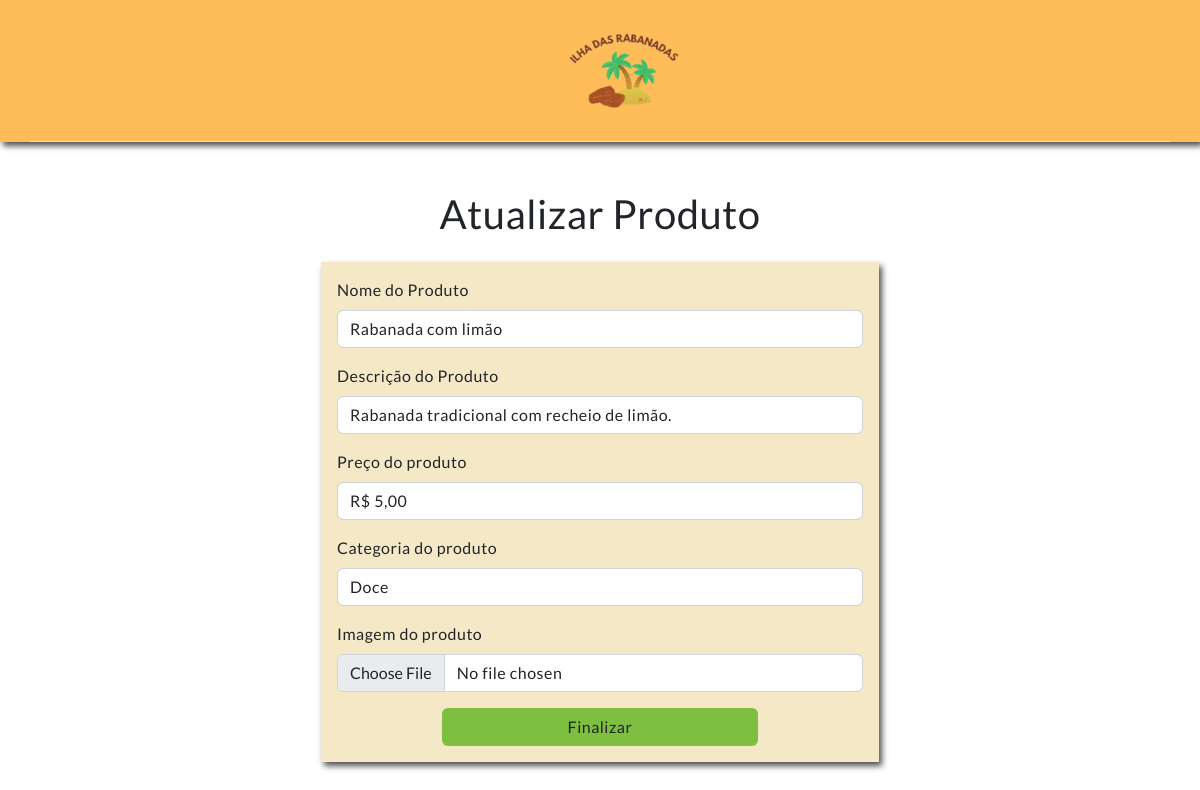
/adm/atualizarproduto?id=227 (signed in), run on the app's committed database.
### tables this page shows
CREATE TABLE `produto` (
  `nomeProduto` varchar(100) DEFAULT NULL,
  `preco` varchar(20) DEFAULT NULL,
  `descricao` text DEFAULT NULL,
  `imagem` varchar(100) DEFAULT NULL,
  `idProduto` int(11) NOT NULL,
  `categoria` varchar(20) DEFAULT NULL
);

### app/Controllers/Adm.php (called while the page is built, shortened)
<?php
class Adm
{
    private object $produtoDao;
    private array $datas;
    public function __construct()
    {
        $this->produtoDao = new \App\Helpers\ProdutoDao();
    }
    public function atualizarProduto()
    {
        $id = $_GET["id"];
        $this->datas["informations"]  = $this->produtoDao->selectById($id);
        $formAtualizar = new ConfigView("Adm/AtualizarProduto", $this->datas);
        $formAtualizar->renderizar();
    }
}

### core/ConfigController.php (called while the page is built, shortened)
<?php
class ConfigController
{
  private string $urlMetodo;
  public function __construct()
  {
    if (!empty(filter_input(INPUT_GET, 'url', FILTER_DEFAULT))) {
      $this->url = filter_input(INPUT_GET, 'url', FILTER_DEFAULT);
      $this->urlConjunto = explode("/", $this->url);
      if ((isset($this->urlConjunto[0])) and (isset($this->urlConjunto[1]))) {
        $this->urlMetodo = $this->urlConjunto[1];
      } else {
        $this->urlController = "home";
        $this->urlMetodo = "index";
      }
    } else {
      $this->urlController = "Home";
      $this->urlMetodo = "index";
    }
  }
  public function carregar()
  {
    $metodo = $this->urlMetodo;
    $classeCarregar = new $classe;
    $classeCarregar->$metodo();
  }
}

### index.php (called while the page is built, shortened)
<?php
$url = new Core\ConfigController();
$url->carregar();

### app/Models/ProdutoModel.php (called while the page is built, shortened)
<?php
class ProdutoModel extends Conn
{
    private object $conn;
    public function __construct()
    {
        $this->conn = $this->connect();
    }
    public function selectById($id)
    {
        $query = "SELECT * FROM produto WHERE idProduto=?";
        $stmt = $this->conn->prepare($query);
        $stmt->bindValue(1, $id);
        $stmt->execute();
        return $stmt->fetchAll();
    }
}

### app/Models/Conn.php (called while the page is built, shortened)
<?php
class Conn
{
    private string $dbName = "rabanada";
    private string $host = "localhost";
    private string $user = "root";
    private string $password = "";
    protected function connect()
    {
        try {
            $this->connect = new PDO(
                'mysql:host=' .
                    $this->host . ';dbname=' .
                    $this->dbName,
                $this->user,
                $this->password
            );
            return $this->connect;;
        } catch (Exception $ex) {
            die("ERR: CONTATE O ADM->>$ex");
        }
    }
}

### app/Helpers/ProdutoDao.php (called while the page is built, shortened)
<?php
class ProdutoDao
{
    private object $produtoModel;
    public function __construct()
    {
        $this->produtoModel = new \App\Models\ProdutoModel();
    }
    public function selectById($id)
    {
        $informations = $this->produtoModel->selectById($id);
        return $informations;
    }
}

### app/Views/Adm/AtualizarProduto.php (the view, shortened to what this page needs)
<?php
if (isset($this->datas['informations']))
foreach ($this->datas['informations'] as $data) {
    extract($data);
}
?>
<!doctype html>
<html lang="pt-br">
<head>
    <link href="https://cdn.jsdelivr.net/npm/bootstrap@5.2.1/dist/css/bootstrap.min.css" rel="stylesheet">
    <link rel="stylesheet" href="<?php echo CSS_PADRAO; ?>">
    <link rel="stylesheet" href="https://cdn.jsdelivr.net/npm/bootstrap-icons@1.10.3/font/bootstrap-icons.css">
    <link rel="stylesheet" href="<?php echo CSS ?>/form/formS.css">
</head>
<body>
<div class="container-fluid " id="header">
  <header class="container d-flex flex-wrap align-items-center justify-content-center justify-content-md-between py-3 mb-4 border-bottom">
    <a href="../adm/produtos" class="nav  col-md-auto mb-2 justify-content-center mb-md-0" id="return">
      <lord-icon src="https://cdn.lordicon.com/zmkotitn.json" trigger="click" colors="primary:#121331" state="hover-2" style="width:50px;height:50px">
</lord-icon>
    </a>
    <div class="col-md-3 text-center m-auto">
     <img width="60%" src="<?php echo IMG?>/img/logo-dashboards.webp" alt="">
    </div>
  </header>
</div>
    <div class="container d-flex justify-content-center align-items-center my-5 flex-column gap-3">
        <h1 class="text-center">Atualizar Produto</h1>
        <form action="../produto/update" method="POST" enctype="multipart/form-data">
            <div class="mb-3 box-inputs">
                <label for="nomeProduto" class="form-label">Nome do Produto</label>
                <input type="text" required name="nomeProduto" id="nomeProduto" class="form-control" value="<?php echo $nomeProduto; ?>" placeholder="" aria-describedby="helpId">
            </div>
            <div class="mb-3 box-inputs">
                <label for="descricao" class="form-label">Descrição do Produto</label>
                <input type="text" required name="descricao" id="descricao" class="form-control" placeholder="" value="<?php echo $descricao; ?>" aria-describedby="helpId">
            </div>
            <div class="mb-3 box-inputs">
                <label for="preco" class="form-label">Preço do produto</label>
                <input type="text" required name="preco" id="preco" class="form-control" placeholder="" aria-describedby="helpId" value="<?php echo $preco; ?>">
            </div>
            <div class="mb-3 box-inputs">
                <label for="categoria" class="form-label">Categoria do produto</label>
                <input type="text" required name="categoria" id="categoria" class="form-control" placeholder="Doce,salgado,vegano ..." value="<?php echo $categoria; ?>" aria-describedby="helpId">
            </div>
            <div class="mb-3 box-inputs">
                <label  for="imagemProduto" class="form-label">Imagem do produto</label>
                <input required type="file" name='arquivo' class='form-control' value="<?php echo $imagem ?>">
            </div>
            <div id="button-submit " class="d-flex justify-content-center"><input id="finalizar" class="btn" type="submit" name='enviar-formulario' value="Finalizar"></div>
        </form>
    </div>
</body>
</html>

### public/css/style.css (style rules this page uses)
* { font-family: "lato"; letter-spacing: 0.5px; }
#return { transform: rotate(180deg); }
:root { --background-principal: #ffbd59; --btn-background: #7ebf41; --hover: #247137; --card-background: #ffbd5991; }
#header { box-shadow: 3px 4px 6px #000000b0; }
#header, #footer { background-color: var(--background-principal) !important; }

### public/css/form/forms.css (style rules this page uses)
:root { --background-principal: #ffbd59; --btn-background: #7ebf41; --hover: #247137; }
form ,#informacoes { width: 50%; background-color: #d9b4484d; padding: 1em; margin-bottom: 20px; box-shadow: 3px 4px 6px #000000b0; }
input[type="submit"] { width: 60%; background-color: var(--btn-background); }

### data on the page
produto: nomeProduto "Rabanada com limão", descricao "Rabanada tradicional com recheio de limão.", preco "R$ 5,00", categoria "Doce"
